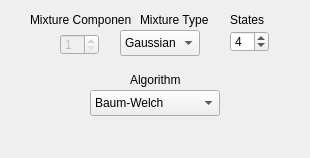
<?xml version="1.0" encoding="UTF-8"?>
<ui version="4.0">
 <class>ParametersHMM</class>
 <widget class="QWidget" name="ParametersHMM">
  <property name="geometry">
   <rect>
    <x>0</x>
    <y>0</y>
    <width>310</width>
    <height>158</height>
   </rect>
  </property>
  <property name="windowTitle">
   <string>Form</string>
  </property>
  <widget class="QLabel" name="label_19">
   <property name="enabled">
    <bool>true</bool>
   </property>
   <property name="geometry">
    <rect>
     <x>30</x>
     <y>10</y>
     <width>101</width>
     <height>20</height>
    </rect>
   </property>
   <property name="font">
    <font>
     <pointsize>9</pointsize>
    </font>
   </property>
   <property name="text">
    <string>Mixture Components</string>
   </property>
  </widget>
  <widget class="QSpinBox" name="hmmMixtureCount">
   <property name="enabled">
    <bool>false</bool>
   </property>
   <property name="geometry">
    <rect>
     <x>60</x>
     <y>34</y>
     <width>39</width>
     <height>21</height>
    </rect>
   </property>
   <property name="font">
    <font>
     <pointsize>9</pointsize>
    </font>
   </property>
   <property name="toolTip">
    <string>Number of mixture elements</string>
   </property>
   <property name="minimum">
    <number>1</number>
   </property>
   <property name="maximum">
    <number>200</number>
   </property>
   <property name="value">
    <number>1</number>
   </property>
  </widget>
  <widget class="QComboBox" name="hmmTrainCombo">
   <property name="geometry">
    <rect>
     <x>90</x>
     <y>90</y>
     <width>130</width>
     <height>26</height>
    </rect>
   </property>
   <property name="font">
    <font>
     <pointsize>9</pointsize>
    </font>
   </property>
   <property name="currentIndex">
    <number>0</number>
   </property>
   <item>
    <property name="text">
     <string>Baum-Welch</string>
    </property>
   </item>
   <item>
    <property name="text">
     <string>Segmental K-Means</string>
    </property>
   </item>
   <item>
    <property name="text">
     <string>Hybrid</string>
    </property>
   </item>
  </widget>
  <widget class="QLabel" name="label_20">
   <property name="geometry">
    <rect>
     <x>230</x>
     <y>10</y>
     <width>41</width>
     <height>20</height>
    </rect>
   </property>
   <property name="font">
    <font>
     <pointsize>9</pointsize>
    </font>
   </property>
   <property name="text">
    <string>States</string>
   </property>
  </widget>
  <widget class="QLabel" name="label_21">
   <property name="geometry">
    <rect>
     <x>130</x>
     <y>70</y>
     <width>50</width>
     <height>20</height>
    </rect>
   </property>
   <property name="font">
    <font>
     <pointsize>9</pointsize>
    </font>
   </property>
   <property name="text">
    <string>Algorithm</string>
   </property>
  </widget>
  <widget class="QSpinBox" name="hmmStatesCount">
   <property name="geometry">
    <rect>
     <x>230</x>
     <y>31</y>
     <width>39</width>
     <height>21</height>
    </rect>
   </property>
   <property name="font">
    <font>
     <pointsize>9</pointsize>
    </font>
   </property>
   <property name="toolTip">
    <string>Number of mixture elements</string>
   </property>
   <property name="minimum">
    <number>2</number>
   </property>
   <property name="maximum">
    <number>100</number>
   </property>
   <property name="value">
    <number>4</number>
   </property>
  </widget>
  <widget class="QComboBox" name="hmmObsCombo">
   <property name="geometry">
    <rect>
     <x>120</x>
     <y>30</y>
     <width>80</width>
     <height>26</height>
    </rect>
   </property>
   <property name="font">
    <font>
     <pointsize>9</pointsize>
    </font>
   </property>
   <property name="currentIndex">
    <number>0</number>
   </property>
   <item>
    <property name="text">
     <string>Gaussian</string>
    </property>
   </item>
   <item>
    <property name="text">
     <string>Histograms</string>
    </property>
   </item>
  </widget>
  <widget class="QLabel" name="label_22">
   <property name="geometry">
    <rect>
     <x>140</x>
     <y>10</y>
     <width>80</width>
     <height>20</height>
    </rect>
   </property>
   <property name="font">
    <font>
     <pointsize>9</pointsize>
    </font>
   </property>
   <property name="text">
    <string>Mixture Type</string>
   </property>
  </widget>
 </widget>
 <resources/>
 <connections/>
</ui>
